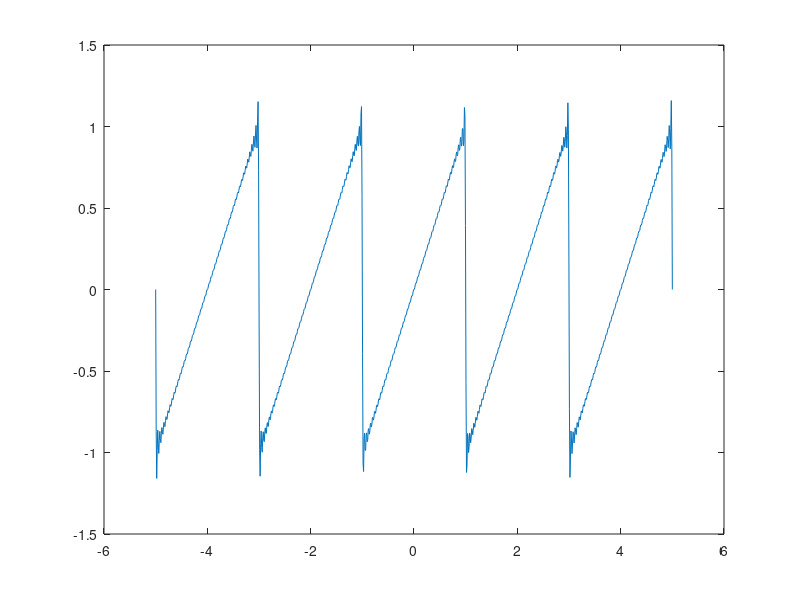

Write the MATLAB code that produced this figure.

t = linspace(-5,5,1000);
x = 0;
K = 50;
w = 2*pi/2;
for k = -K:K
    % fourier series coefficient
    if k ~=0
        fsc = -exp(1j*pi*k)/(1j*pi*k);
    else
        fsc = 0;
    end
    % synthesis running sum
    x = x + fsc*exp(1j*w*t*k);
end

plot(t,x)